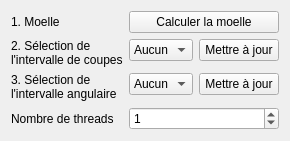
       <widget class="QWidget" name="widget">
        <attribute name="title">
         <string>Processus</string>
        </attribute>
        <layout class="QFormLayout" name="formLayout">
         <item row="0" column="0">
          <widget class="QLabel" name="label_11">
           <property name="text">
            <string>1. Moelle</string>
           </property>
          </widget>
         </item>
         <item row="0" column="1">
          <widget class="QPushButton" name="_buttonComputePith">
           <property name="text">
            <string>Calculer la moelle</string>
           </property>
          </widget>
         </item>
         <item row="1" column="1">
          <layout class="QHBoxLayout" name="horizontalLayout_15">
           <item>
            <widget class="QComboBox" name="_comboSelectSliceInterval">
             <item>
              <property name="text">
               <string>Aucun</string>
              </property>
             </item>
            </widget>
           </item>
           <item>
            <widget class="QPushButton" name="_buttonSelectSliceIntervalUpdate">
             <property name="sizePolicy">
              <sizepolicy hsizetype="Maximum" vsizetype="Fixed">
               <horstretch>0</horstretch>
               <verstretch>0</verstretch>
              </sizepolicy>
             </property>
             <property name="text">
              <string>Mettre à jour</string>
             </property>
            </widget>
           </item>
          </layout>
         </item>
         <item row="1" column="0">
          <widget class="QLabel" name="label_28">
           <property name="sizePolicy">
            <sizepolicy hsizetype="Maximum" vsizetype="Preferred">
             <horstretch>0</horstretch>
             <verstretch>0</verstretch>
            </sizepolicy>
           </property>
           <property name="text">
            <string>2. Sélection de
l'intervalle de coupes</string>
           </property>
          </widget>
         </item>
         <item row="2" column="0">
          <widget class="QLabel" name="label_4">
           <property name="text">
            <string>3. Sélection de
l'intervalle angulaire</string>
           </property>
          </widget>
         </item>
         <item row="2" column="1">
          <layout class="QHBoxLayout" name="horizontalLayout_19">
           <item>
            <widget class="QComboBox" name="_comboSelectSectorInterval">
             <property name="sizePolicy">
              <sizepolicy hsizetype="Minimum" vsizetype="Fixed">
               <horstretch>0</horstretch>
               <verstretch>0</verstretch>
              </sizepolicy>
             </property>
             <item>
              <property name="text">
               <string>Aucun</string>
              </property>
             </item>
            </widget>
           </item>
           <item>
            <widget class="QPushButton" name="_buttonSelectSectorIntervalUpdate">
             <property name="sizePolicy">
              <sizepolicy hsizetype="Maximum" vsizetype="Fixed">
               <horstretch>0</horstretch>
               <verstretch>0</verstretch>
              </sizepolicy>
             </property>
             <property name="text">
              <string>Mettre à jour</string>
             </property>
            </widget>
           </item>
          </layout>
         </item>

         <item row="3" column="0">
           <widget class="QLabel" name="label_nbT">
             <property name="text">
               <string>Nombre de threads</string>
             </property>
           </widget>
         </item>
         <item row="3" column="1">
           <widget class="QSpinBox" name="_spinNbT">
             <property name="maximum">
               <number>32</number>
             </property>
             <property name="value">
               <number>1</number>
             </property>
           </widget>
         </item>

        </layout>
       </widget>
